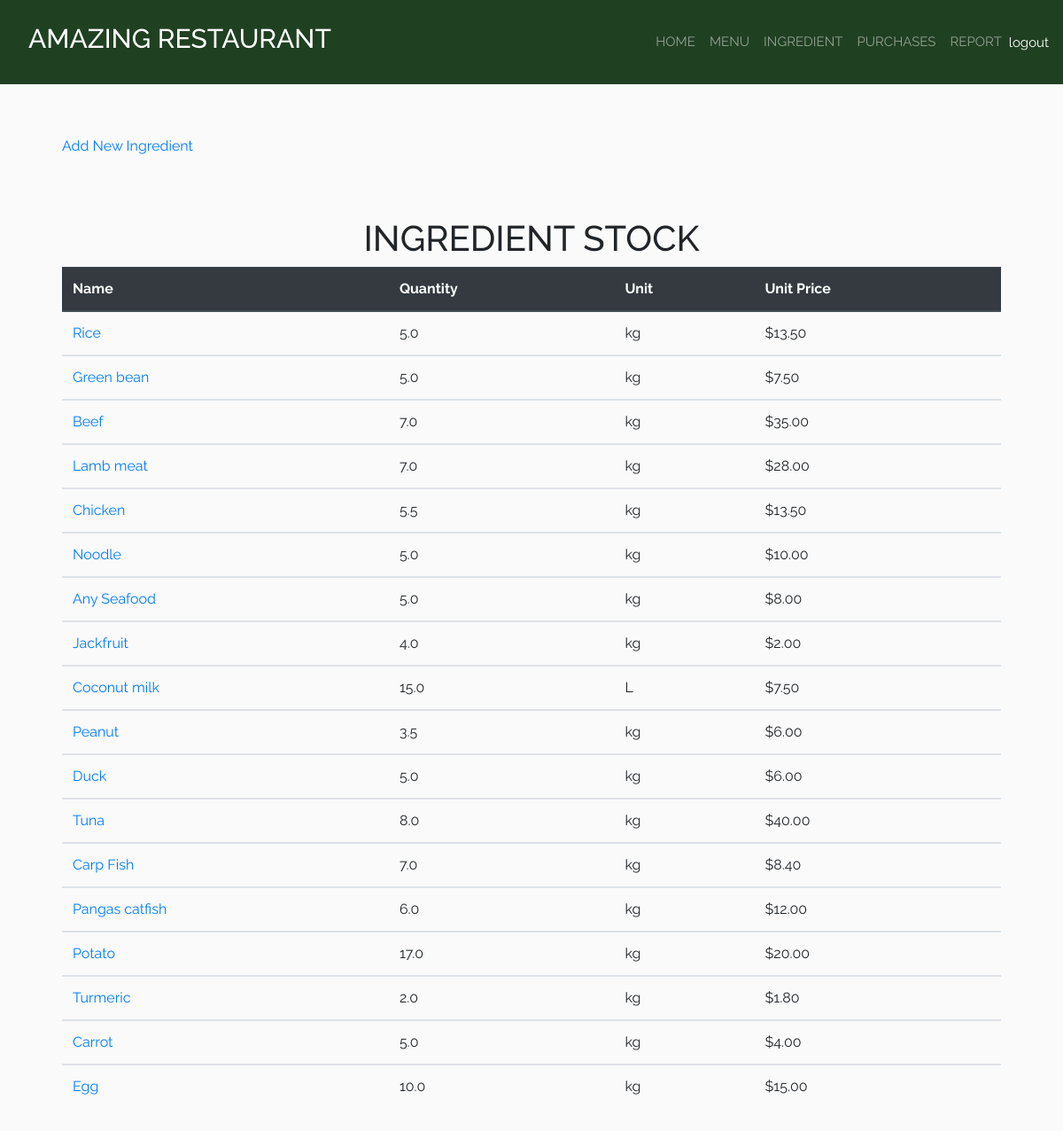
The app's page /ingredient/ (signed in) with its own data.
### restaurantapp/models.py (models this page shows, shortened)
class Ingredient(models.Model):
    name = models.CharField(max_length=30, unique=True)
    qty = models.FloatField(default=0.0)
    unit = models.CharField(max_length=10)
    unit_price = models.FloatField(default=0.0)

### restaurantapp/views.py (the view)
# urls.py: path('ingredient/', IngredientView.as_view(), name='ingredient'),
class IngredientView(LoginRequiredMixin, ListView):
    model = Ingredient
    template_name = 'restaurantapp/ingredient.html'

### restaurantapp/templates/restaurantapp/ingredient.html (shortened to what this page needs)
{% extends 'restaurantapp/base.html' %}
{% load static %}
{% block content %}
<br></br>
<div class = "container">
    <a href="{% url 'add_ingredient' %}">Add New Ingredient</a>
</div>
<br></br>
<div class = "container">
    <h1 class= "text-center">INGREDIENT STOCK</h1>
    <table class="table">
        <thead class="thead-dark">
            <tr>
            <th scope="col">Name</th>
            <th scope="col">Quantity</th>
            <th scope="col">Unit</th>
            <th scope="col">Unit Price</th>
            </tr>
        </thead>
        {% for ingredient in ingredient_list %}
        <tbody>
            <tr>
            <td>
                <a href="{% url 'update_ingredient' ingredient.id %}">{{ ingredient.name }}</a>
            </td>
            <td>{{ingredient.qty}}</td>
            <td>{{ingredient.unit}}</td>
            <td class="price">${{ ingredient.unit_price|stringformat:".2f" }}</td>
            </tr>
        </tbody>
        {% endfor %}
    </table>
</div>
{% endblock %}

### restaurantapp/templates/restaurantapp/base.html (shortened to what this page needs)
{% load static %}
<!DOCTYPE html>
<html lang="en">
<head>
    <link rel="stylesheet" href="https://stackpath.bootstrapcdn.com/bootstrap/4.5.2/css/bootstrap.min.css">
    <link rel = "stylesheet" href = {% static 'restaurantapp/css/main.css' %}>
</head>
<body>
  <header>
    <nav class="navbar navbar-expand-lg navbar-dark ">
        <a class="nav-link" href=""><h1 class="navbar-brand" style = "font-size: 30px">AMAZING RESTAURANT</h1></a>
        <div class="collapse navbar-collapse" id="navbarNav">
        {% if user.is_authenticated %}
          <ul class="nav navbar-nav ml-auto">
            <li class="nav-item">
              <a class="nav-link" href="{% url 'home' %}">HOME</a>
            </li>
            <li class="nav-item">
              <a class="nav-link" href="{% url 'menu' %}">MENU</a>
            </li>
            <li class="nav-item">
              <a class="nav-link" href="{% url 'ingredient' %}">INGREDIENT</a>
            </li>
            <li class="nav-item">
              <a class="nav-link" href="{% url 'purchase' %}">PURCHASES</a>
            </li>
            <li class="nav-item">
              <a class="nav-link" href="{% url 'report' %}">REPORT</a>
            </li>
          </ul>
          <ul class="nav navbar-nav navbar-right">
            <li><a href="{% url 'logout' %}" class="fa fa-sign-out">
              logout</a></li>
          </ul>
        {% endif %}
        </div>
     </nav>
  </header>
    {% block content%}
    {% endblock%}
</body>
</html>

### restaurantapp/static/restaurantapp/css/main.css (style rules this page uses)
html,body { position: relative; overflow-x: auto; width: 100% !important; height: 100vh; display: table; position: relative; background-position: center; background-attachment: scroll; -o-background-size: cover; -moz-background-size: cover; -webkit-background-size: cover; background-size: cover; background-repeat: no-repeat; }
body { background-color: hsl(0, 0%, 98%); font-family: 'raleway'; }
.navbar { background-color: #204022; }
.navbar li a { font-size: 15px; }
.navbar-brand { font-size: 30px !important; }
.container { padding: 10px; width: 90%; }
.fa-sign-out { color: white; }

### records on screen
Ingredient: name "Rice", qty "5.0", unit "kg", unit_price "13.50"
Ingredient: name "Green bean", qty "5.0", unit "kg", unit_price "7.50"
Ingredient: name "Beef", qty "7.0", unit "kg", unit_price "35.00"
Ingredient: name "Lamb meat", qty "7.0", unit "kg", unit_price "28.00"
Ingredient: name "Chicken", qty "5.5", unit "kg", unit_price "13.50"
Ingredient: name "Noodle", qty "5.0", unit "kg", unit_price "10.00"
Ingredient: name "Any Seafood", qty "5.0", unit "kg", unit_price "8.00"
Ingredient: name "Jackfruit", qty "4.0", unit "kg", unit_price "2.00"
Ingredient: name "Coconut milk", qty "15.0", unit "L", unit_price "7.50"
Ingredient: name "Peanut", qty "3.5", unit "kg", unit_price "6.00"
Ingredient: name "Duck", qty "5.0", unit "kg", unit_price "6.00"
Ingredient: name "Tuna", qty "8.0", unit "kg", unit_price "40.00"
Ingredient: name "Carp Fish", qty "7.0", unit "kg", unit_price "8.40"
Ingredient: name "Pangas catfish", qty "6.0", unit "kg", unit_price "12.00"
Ingredient: name "Potato", qty "17.0", unit "kg", unit_price "20.00"
Ingredient: name "Turmeric", qty "2.0", unit "kg", unit_price "1.80"
Ingredient: name "Carrot", qty "5.0", unit "kg", unit_price "4.00"
Ingredient: name "Egg", qty "10.0", unit "kg", unit_price "15.00"
